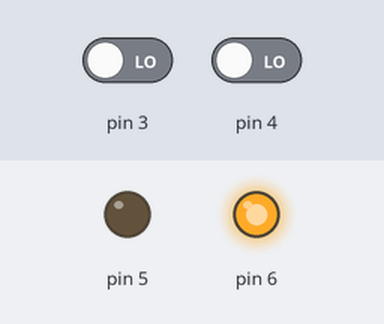
Bench run of a sketch on a simulated Arduino Uno, built with avr-gcc and run on an emulated ATmega328P. On the bench: output pins drawn as LEDs (lit = HIGH). Inputs (shaded band) come from the test bench; at power-on: pin 3 LOW, pin 4 LOW. What the sketch prints to the serial monitor is not drawn.

Above: at 0.1 s.
Timing chart, 0 to 1.6 s (numbered marks = the images above):
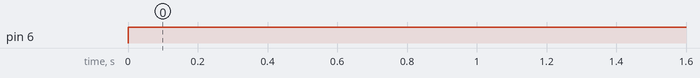

Measured:
- by itself, pin 6: LOW → HIGH at 0.00 s

The sketch:

Position_control.ino
```cpp
// Initialising all the parameters
int count = 0;
int last_count;
float theta = 0;
int outputA, outputB;
float theta_desired = -720;
float Kp = 0.4;
float Kd = 0.25;
float Ki = 0.001;
float last_error = 0;
float error;
float total_error = 0;
float P_control, I_control, D_control;
float U_control;
float Motor_Power;
int state;
int last_state;

// Inital setup
void setup()
{
  Serial.begin(9600);
  // Rotary encoder pins
  pinMode(3, INPUT);
  pinMode(4, INPUT);
  attachInterrupt(digitalPinToInterrupt(3), Encoder_Reading_A, CHANGE);
  // Motor PWM pins
  pinMode(5, OUTPUT);
  pinMode(6, OUTPUT);
}

// Loop
void loop()
{
  Encoder_Reading_A();
  Angle();
  Controller();
  Motor_Control();
  Print_Data();
}

// Controller
void Controller()
{
  error = theta_desired - theta;
  P_control = Kp * error;
  D_control = Kd * (error - last_error);
  total_error = total_error + error;
  if(total_error > 255)
  {
   // AntiWind Up control
    total_error = 0;
  }
  I_control = Ki * total_error;
  U_control = P_control + I_control + D_control;
  U_control = constrain(U_control, -255, 255);
  last_error = error;
}

// Calculation of Angle using encoder reading /needs to be scaled/
void Angle()
{
  // Rise in reading means one blade has cut the opto isolator
  // once hence the blade has moved 45 degrees
  theta = theta + ((count - last_count) * 45);
}

// Motor Control
void Motor_Control()
{
  if(U_control >= 0)
  {
    // Indicates error is positive
    Motor_Power = floor(U_control);
    analogWrite(5, Motor_Power);
    analogWrite(6, 0);
  }
  else
  {
    // Indicates error is negative i.e. we over shoot
    Motor_Power = -1*floor(U_control);
    analogWrite(5, 0);
    analogWrite(6, Motor_Power);
  }
}

// Encoder Reading
void Encoder_Reading_A()
{
  last_count = count;
  outputA = digitalRead(3);
  outputB = digitalRead(4);
  if(outputA == HIGH && outputB == HIGH)
  {
    state = 1;
  }
  if(outputA == HIGH && outputB == LOW)
  {
    state = 2;
  }
  if(outputA == LOW && outputB == HIGH)
  {
    state = 3;
  }
  if(outputA == LOW && outputB == LOW)
  {
    state = 4;
  }
  switch(state)
  {
    case 1:
    {
      if(last_state == 3)
      {
        count++;
      }
      if(last_state == 2)
      {
        count--;
      }
      break;
    }
    case 2:
    {
      if(last_state == 1)
      {
        count++;
      }
      if(last_state == 4)
      {
        count--;
      }
      break;
    }
    case 3:
    {
      if(last_state == 4)
      {
        count++;
      }
      if(last_state == 1)
      {
        count--;
      }
      break;
    }
    case 4:
    {
      if(last_state == 2)
      {
        count++;
      }
      if(last_state == 3)
      {
        count--;
      }
      break;
    }
  }
  last_state = state;
}

// Print all data
void Print_Data()
{
  //Serial.println("Angle \t");
 //Serial.println(theta);
//  Serial.println("\t P_control \t");
//  Serial.println(P_control);

//  Serial.println("D_control \t");
//  Serial.println(D_control);
//  Serial.println("I_control \t");
  // Serial.println(I_control);

//  Serial.println("U_control \t");
//Serial.println(U_control);
 // Serial.println("Error \t");
  Serial.println(error);
//
//  Serial.println("Count \t");
//Serial.println(count);
//  Serial.println("Motor Power \t");
//  Serial.println(Motor_Power);
}
```
